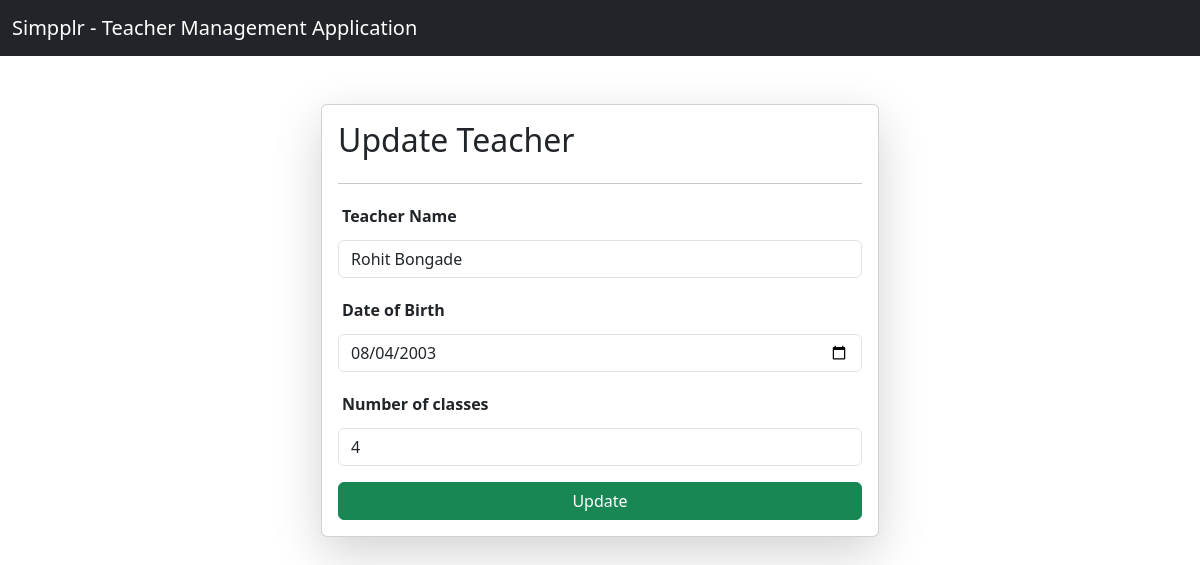
Before: /update-teacher/2 with the older database file.
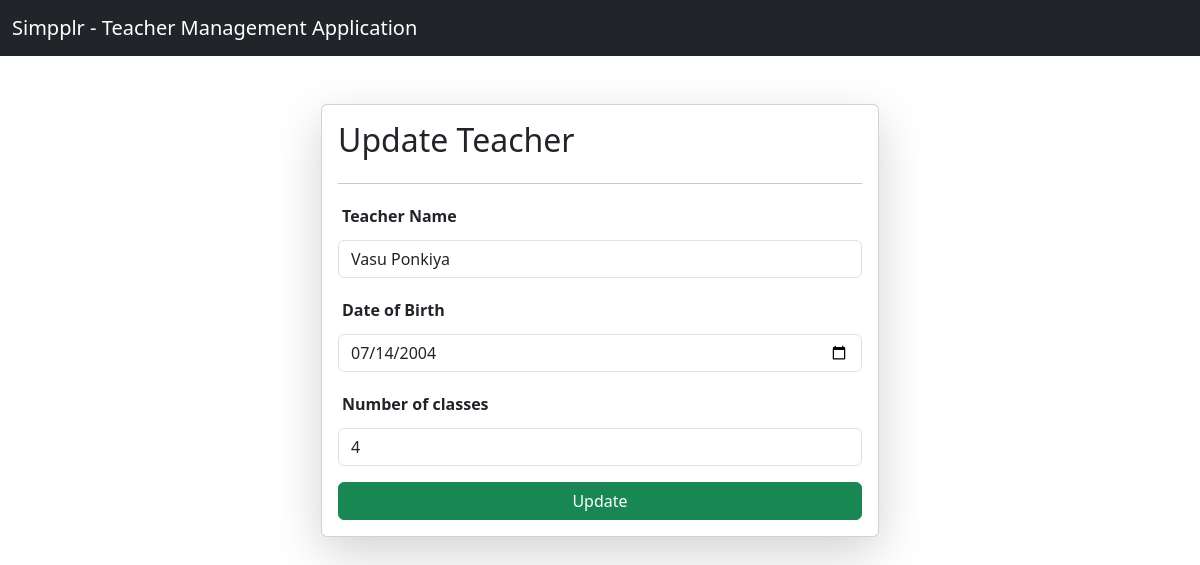
After: the same page with the newer database file.
### teachers/models.py (models this page shows, shortened)
class Teacher(models.Model):
    full_name = models.CharField(max_length=250)
    age = models.PositiveIntegerField()
    date_of_birth = models.DateField()
    number_of_classes = models.PositiveIntegerField()
    class Meta:
        unique_together = ('full_name', 'date_of_birth')

### teachers/views.py (the view, shortened to what this page needs)
# urls.py: path("update-teacher/<id>", update_teacher, name="update_teacher"),
def update_teacher(request, id):
    error_message = None
    queryset = Teacher.objects.get(id = id)
    context = {'teacher': queryset, 'error_message': error_message}
    return render(request, "home/update.html", context)

### teachers/templates/home/update.html (shortened to what this page needs)
{% extends 'base.html' %}
{% block body %}
  <div class="container mt-5">
    <form class="col-6 max-auto card p-3 shadow-lg container" method="post" enctype="multipart/form-data">
      <h2>Update Teacher</h2>
      <hr />
      <div class="mb-3">
        <div class="d-flex justify-content-start p-1">
          <label for="inputTeacherName" class="form-label"><b>Teacher Name</b></label>
        </div>
        <input type="text" value="{{ teacher.full_name }}" class="form-control" placeholder="Teacher Name" name="teacher_name" />
      </div>
      <div class="mb-3">
        <div class="d-flex justify-content-start p-1">
          <label for="inputTeacherDob" class="form-label"><b>Date of Birth</b></label>
        </div>
        <input type="date" value="{{ teacher.date_of_birth|date:'Y-m-d' }}" class="form-control" name="teacher_dob" />
      </div>
      <div class="mb-3">
        <div class="d-flex justify-content-start p-1">
          <label for="inputNumberOfClasses" class="form-label"><b>Number of classes</b></label>
        </div>
        <input type="number" value="{{ teacher.number_of_classes }}" class="form-control" placeholder="Number of Classes" name="teacher_number_of_classes" />
      </div>
      <button type="submit" class="btn btn-success">Update</button>
    </form>
  </div>
{% endblock %}

Changed rows visible on the page:
changed Teacher: teacher_name "Rohit Bongade" → "Vasu Ponkiya"; teacher_dob "08/04/2003" → "07/14/2004"
